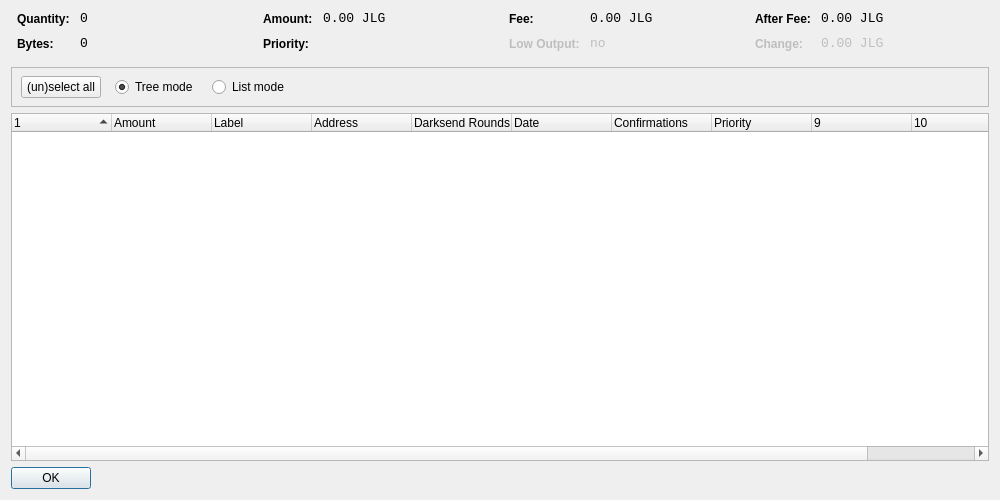
<?xml version="1.0" encoding="UTF-8"?>
<ui version="4.0">
 <class>CoinControlDialog</class>
 <widget class="QDialog" name="CoinControlDialog">
  <property name="geometry">
   <rect>
    <x>0</x>
    <y>0</y>
    <width>1000</width>
    <height>500</height>
   </rect>
  </property>
  <property name="windowTitle">
   <string>Coin Control</string>
  </property>
  <layout class="QVBoxLayout" name="verticalLayout">
   <item>
    <layout class="QHBoxLayout" name="horizontalLayoutTop" stretch="0,0,0,0">
     <property name="topMargin">
      <number>0</number>
     </property>
     <property name="bottomMargin">
      <number>10</number>
     </property>
     <item>
      <layout class="QFormLayout" name="formLayoutCoinControl1">
       <property name="horizontalSpacing">
        <number>10</number>
       </property>
       <property name="verticalSpacing">
        <number>10</number>
       </property>
       <property name="leftMargin">
        <number>6</number>
       </property>
       <property name="rightMargin">
        <number>6</number>
       </property>
       <item row="0" column="0">
        <widget class="QLabel" name="labelCoinControlQuantityText">
         <property name="styleSheet">
          <string notr="true">font-weight:bold;</string>
         </property>
         <property name="text">
          <string>Quantity:</string>
         </property>
        </widget>
       </item>
       <item row="0" column="1">
        <widget class="QLabel" name="labelCoinControlQuantity">
         <property name="font">
          <font>
           <family>Monospace</family>
           <pointsize>10</pointsize>
          </font>
         </property>
         <property name="cursor">
          <cursorShape>IBeamCursor</cursorShape>
         </property>
         <property name="contextMenuPolicy">
          <enum>Qt::ActionsContextMenu</enum>
         </property>
         <property name="text">
          <string notr="true">0</string>
         </property>
         <property name="textInteractionFlags">
          <set>Qt::LinksAccessibleByMouse|Qt::TextSelectableByKeyboard|Qt::TextSelectableByMouse</set>
         </property>
        </widget>
       </item>
       <item row="1" column="0">
        <widget class="QLabel" name="labelCoinControlBytesText">
         <property name="styleSheet">
          <string notr="true">font-weight:bold;</string>
         </property>
         <property name="text">
          <string>Bytes:</string>
         </property>
        </widget>
       </item>
       <item row="1" column="1">
        <widget class="QLabel" name="labelCoinControlBytes">
         <property name="font">
          <font>
           <family>Monospace</family>
           <pointsize>10</pointsize>
          </font>
         </property>
         <property name="cursor">
          <cursorShape>IBeamCursor</cursorShape>
         </property>
         <property name="contextMenuPolicy">
          <enum>Qt::ActionsContextMenu</enum>
         </property>
         <property name="text">
          <string notr="true">0</string>
         </property>
         <property name="textInteractionFlags">
          <set>Qt::LinksAccessibleByMouse|Qt::TextSelectableByKeyboard|Qt::TextSelectableByMouse</set>
         </property>
        </widget>
       </item>
      </layout>
     </item>
     <item>
      <layout class="QFormLayout" name="formLayoutCoinControl2">
       <property name="horizontalSpacing">
        <number>10</number>
       </property>
       <property name="verticalSpacing">
        <number>10</number>
       </property>
       <property name="leftMargin">
        <number>6</number>
       </property>
       <property name="rightMargin">
        <number>6</number>
       </property>
       <item row="0" column="0">
        <widget class="QLabel" name="labelCoinControlAmountText">
         <property name="styleSheet">
          <string notr="true">font-weight:bold;</string>
         </property>
         <property name="text">
          <string>Amount:</string>
         </property>
        </widget>
       </item>
       <item row="0" column="1">
        <widget class="QLabel" name="labelCoinControlAmount">
         <property name="font">
          <font>
           <family>Monospace</family>
           <pointsize>10</pointsize>
          </font>
         </property>
         <property name="cursor">
          <cursorShape>IBeamCursor</cursorShape>
         </property>
         <property name="contextMenuPolicy">
          <enum>Qt::ActionsContextMenu</enum>
         </property>
         <property name="text">
          <string notr="true">0.00 JLG</string>
         </property>
         <property name="textInteractionFlags">
          <set>Qt::LinksAccessibleByMouse|Qt::TextSelectableByKeyboard|Qt::TextSelectableByMouse</set>
         </property>
        </widget>
       </item>
       <item row="1" column="0">
        <widget class="QLabel" name="labelCoinControlPriorityText">
         <property name="styleSheet">
          <string notr="true">font-weight:bold;</string>
         </property>
         <property name="text">
          <string>Priority:</string>
         </property>
        </widget>
       </item>
       <item row="1" column="1">
        <widget class="QLabel" name="labelCoinControlPriority">
         <property name="font">
          <font>
           <family>Monospace</family>
           <pointsize>10</pointsize>
          </font>
         </property>
         <property name="cursor">
          <cursorShape>IBeamCursor</cursorShape>
         </property>
         <property name="contextMenuPolicy">
          <enum>Qt::ActionsContextMenu</enum>
         </property>
         <property name="text">
          <string/>
         </property>
         <property name="textInteractionFlags">
          <set>Qt::LinksAccessibleByMouse|Qt::TextSelectableByKeyboard|Qt::TextSelectableByMouse</set>
         </property>
        </widget>
       </item>
      </layout>
     </item>
     <item>
      <layout class="QFormLayout" name="formLayoutCoinControl3">
       <property name="horizontalSpacing">
        <number>10</number>
       </property>
       <property name="verticalSpacing">
        <number>10</number>
       </property>
       <property name="leftMargin">
        <number>6</number>
       </property>
       <property name="rightMargin">
        <number>6</number>
       </property>
       <item row="0" column="0">
        <widget class="QLabel" name="labelCoinControlFeeText">
         <property name="styleSheet">
          <string notr="true">font-weight:bold;</string>
         </property>
         <property name="text">
          <string>Fee:</string>
         </property>
        </widget>
       </item>
       <item row="0" column="1">
        <widget class="QLabel" name="labelCoinControlFee">
         <property name="font">
          <font>
           <family>Monospace</family>
           <pointsize>10</pointsize>
          </font>
         </property>
         <property name="cursor">
          <cursorShape>IBeamCursor</cursorShape>
         </property>
         <property name="contextMenuPolicy">
          <enum>Qt::ActionsContextMenu</enum>
         </property>
         <property name="text">
          <string notr="true">0.00 JLG</string>
         </property>
         <property name="textInteractionFlags">
          <set>Qt::LinksAccessibleByMouse|Qt::TextSelectableByKeyboard|Qt::TextSelectableByMouse</set>
         </property>
        </widget>
       </item>
       <item row="1" column="0">
        <widget class="QLabel" name="labelCoinControlLowOutputText">
         <property name="enabled">
          <bool>false</bool>
         </property>
         <property name="styleSheet">
          <string notr="true">font-weight:bold;</string>
         </property>
         <property name="text">
          <string>Low Output:</string>
         </property>
        </widget>
       </item>
       <item row="1" column="1">
        <widget class="QLabel" name="labelCoinControlLowOutput">
         <property name="enabled">
          <bool>false</bool>
         </property>
         <property name="font">
          <font>
           <family>Monospace</family>
           <pointsize>10</pointsize>
          </font>
         </property>
         <property name="cursor">
          <cursorShape>IBeamCursor</cursorShape>
         </property>
         <property name="contextMenuPolicy">
          <enum>Qt::ActionsContextMenu</enum>
         </property>
         <property name="text">
          <string notr="true">no</string>
         </property>
         <property name="textInteractionFlags">
          <set>Qt::LinksAccessibleByMouse|Qt::TextSelectableByKeyboard|Qt::TextSelectableByMouse</set>
         </property>
        </widget>
       </item>
      </layout>
     </item>
     <item>
      <layout class="QFormLayout" name="formLayoutCoinControl4">
       <property name="horizontalSpacing">
        <number>10</number>
       </property>
       <property name="verticalSpacing">
        <number>10</number>
       </property>
       <property name="leftMargin">
        <number>6</number>
       </property>
       <property name="rightMargin">
        <number>6</number>
       </property>
       <item row="0" column="0">
        <widget class="QLabel" name="labelCoinControlAfterFeeText">
         <property name="styleSheet">
          <string notr="true">font-weight:bold;</string>
         </property>
         <property name="text">
          <string>After Fee:</string>
         </property>
        </widget>
       </item>
       <item row="0" column="1">
        <widget class="QLabel" name="labelCoinControlAfterFee">
         <property name="font">
          <font>
           <family>Monospace</family>
           <pointsize>10</pointsize>
          </font>
         </property>
         <property name="cursor">
          <cursorShape>IBeamCursor</cursorShape>
         </property>
         <property name="contextMenuPolicy">
          <enum>Qt::ActionsContextMenu</enum>
         </property>
         <property name="text">
          <string notr="true">0.00 JLG</string>
         </property>
         <property name="textInteractionFlags">
          <set>Qt::LinksAccessibleByMouse|Qt::TextSelectableByKeyboard|Qt::TextSelectableByMouse</set>
         </property>
        </widget>
       </item>
       <item row="1" column="0">
        <widget class="QLabel" name="labelCoinControlChangeText">
         <property name="enabled">
          <bool>false</bool>
         </property>
         <property name="styleSheet">
          <string notr="true">font-weight:bold;</string>
         </property>
         <property name="text">
          <string>Change:</string>
         </property>
        </widget>
       </item>
       <item row="1" column="1">
        <widget class="QLabel" name="labelCoinControlChange">
         <property name="enabled">
          <bool>false</bool>
         </property>
         <property name="font">
          <font>
           <family>Monospace</family>
           <pointsize>10</pointsize>
          </font>
         </property>
         <property name="cursor">
          <cursorShape>IBeamCursor</cursorShape>
         </property>
         <property name="contextMenuPolicy">
          <enum>Qt::ActionsContextMenu</enum>
         </property>
         <property name="text">
          <string notr="true">0.00 JLG</string>
         </property>
         <property name="textInteractionFlags">
          <set>Qt::LinksAccessibleByMouse|Qt::TextSelectableByKeyboard|Qt::TextSelectableByMouse</set>
         </property>
        </widget>
       </item>
      </layout>
     </item>
    </layout>
   </item>
   <item>
    <widget class="QFrame" name="frame">
     <property name="minimumSize">
      <size>
       <width>0</width>
       <height>40</height>
      </size>
     </property>
     <property name="frameShape">
      <enum>QFrame::StyledPanel</enum>
     </property>
     <property name="frameShadow">
      <enum>QFrame::Sunken</enum>
     </property>
     <widget class="QWidget" name="horizontalLayoutWidget">
      <property name="geometry">
       <rect>
        <x>10</x>
        <y>0</y>
        <width>781</width>
        <height>41</height>
       </rect>
      </property>
      <layout class="QHBoxLayout" name="horizontalLayoutPanel" stretch="0,0,0,0,0">
       <property name="spacing">
        <number>14</number>
       </property>
       <item>
        <widget class="QPushButton" name="pushButtonSelectAll">
         <property name="sizePolicy">
          <sizepolicy hsizetype="Maximum" vsizetype="Fixed">
           <horstretch>0</horstretch>
           <verstretch>0</verstretch>
          </sizepolicy>
         </property>
         <property name="text">
          <string>(un)select all</string>
         </property>
        </widget>
       </item>
       <item>
        <widget class="QRadioButton" name="radioTreeMode">
         <property name="sizePolicy">
          <sizepolicy hsizetype="Maximum" vsizetype="Fixed">
           <horstretch>0</horstretch>
           <verstretch>0</verstretch>
          </sizepolicy>
         </property>
         <property name="text">
          <string>Tree mode</string>
         </property>
         <property name="checked">
          <bool>true</bool>
         </property>
        </widget>
       </item>
       <item>
        <widget class="QRadioButton" name="radioListMode">
         <property name="sizePolicy">
          <sizepolicy hsizetype="Maximum" vsizetype="Fixed">
           <horstretch>0</horstretch>
           <verstretch>0</verstretch>
          </sizepolicy>
         </property>
         <property name="text">
          <string>List mode</string>
         </property>
        </widget>
       </item>
       <item>
        <spacer name="horizontalSpacer">
         <property name="orientation">
          <enum>Qt::Horizontal</enum>
         </property>
         <property name="sizeHint" stdset="0">
          <size>
           <width>40</width>
           <height>20</height>
          </size>
         </property>
        </spacer>
       </item>
      </layout>
     </widget>
    </widget>
   </item>
   <item>
    <widget class="CoinControlTreeWidget" name="treeWidget">
     <property name="contextMenuPolicy">
      <enum>Qt::CustomContextMenu</enum>
     </property>
     <property name="sortingEnabled">
      <bool>false</bool>
     </property>
     <property name="columnCount">
      <number>11</number>
     </property>
     <attribute name="headerShowSortIndicator" stdset="0">
      <bool>true</bool>
     </attribute>
     <attribute name="headerStretchLastSection">
      <bool>false</bool>
     </attribute>
     <column>
      <property name="text">
       <string/>
      </property>
     </column>
     <column>
      <property name="text">
       <string>Amount</string>
      </property>
     </column>
     <column>
      <property name="text">
       <string>Label</string>
      </property>
     </column>
     <column>
      <property name="text">
       <string>Address</string>
      </property>
     </column>
     <column>
      <property name="text">
       <string>Darksend Rounds</string>
      </property>
    </column>
     <column>
      <property name="text">
       <string>Date</string>
      </property>
     </column>
     <column>
      <property name="text">
       <string>Confirmations</string>
      </property>
      <property name="toolTip">
       <string>Confirmed</string>
      </property>
     </column>
     <column>
      <property name="text">
       <string>Priority</string>
      </property>
     </column>
     <column>
      <property name="text">
       <string/>
      </property>
     </column>
     <column>
      <property name="text">
       <string/>
      </property>
     </column>
     <column>
      <property name="text">
       <string/>
      </property>
     </column>
     <column>
      <property name="text">
       <string/>
      </property>
     </column>
    </widget>
   </item>
   <item>
    <widget class="QDialogButtonBox" name="buttonBox">
     <property name="sizePolicy">
      <sizepolicy hsizetype="Maximum" vsizetype="Fixed">
       <horstretch>0</horstretch>
       <verstretch>0</verstretch>
      </sizepolicy>
     </property>
     <property name="orientation">
      <enum>Qt::Horizontal</enum>
     </property>
     <property name="standardButtons">
      <set>QDialogButtonBox::Ok</set>
     </property>
    </widget>
   </item>
  </layout>
 </widget>
 <customwidgets>
  <customwidget>
   <class>CoinControlTreeWidget</class>
   <extends>QTreeWidget</extends>
   <header>coincontroltreewidget.h</header>
  </customwidget>
 </customwidgets>
 <resources/>
 <connections/>
</ui>
